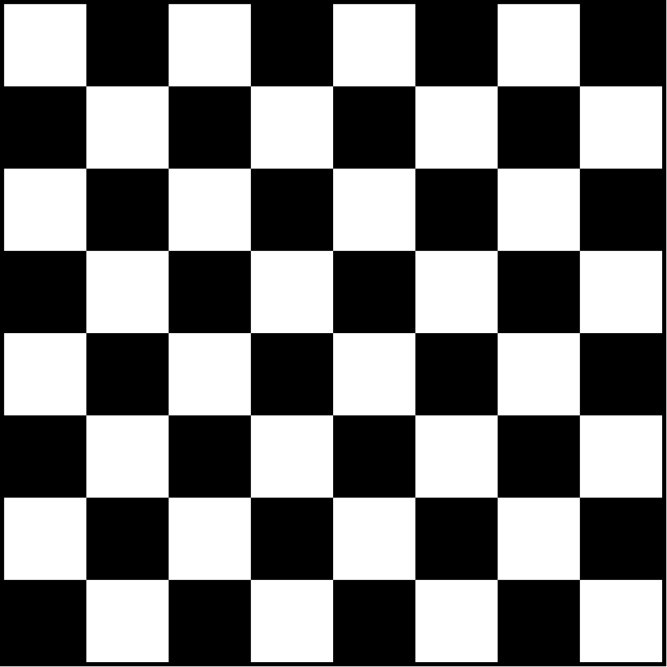
#> input picture images/220.png, 2000 x 2000 px, given in place of the camera (shown at 1/3 size)
$ python detection.py
#> lines starting #> are read from the running program, lines starting #| are printed output that depends on the picture; after the words box and inside, x2 and y2 are one past the last pixel; in counts of white or black regions, pixels touching at a corner belong together

import cv2
import numpy as np
import imutils

def image_warp(name):
    frame = cv2.imread(name)

    x1 = 520
    x2 = 1399
    y1 = 53
    y2 = 920

    frame = frame[y1:y2, x1:x2]

    cv2.imwrite('test.png', frame)

    gray_frame = cv2.cvtColor(frame, cv2.COLOR_BGR2GRAY)
    img_blurred = cv2.GaussianBlur(gray_frame, (5, 5), 1)
    edge_image_blurred = cv2.Canny(img_blurred, 60, 180)

    kernel = np.ones((5, 5))
    imgDil = cv2.dilate(edge_image_blurred, kernel, iterations=2)

    key_points = cv2.findContours(imgDil, cv2.RETR_EXTERNAL, cv2.CHAIN_APPROX_SIMPLE)
    contours = imutils.grab_contours(key_points)

    biggest_contour = np.array([])
    for contour in contours:
        area = cv2.contourArea(contour)
        if area > 1000:
            perimeter = cv2.arcLength(contour, True)
            approximation = cv2.approxPolyDP(contour, 0.05 * perimeter, True)
            if len(approximation) == 4:
                biggest_contour = approximation
    if biggest_contour.size != 0:
        cv2.drawContours(frame, biggest_contour, -1, (0, 255, 0), 15)

    def index(x,y):
        return biggest_contour[x][0][y]

    width,height = 600,600

    pts1 = np.float32([[index(2,0),index(2,1)],[index(3,0),index(3,1)],[index(1,0),index(1,1)],[index(0,0),index(0,1)]])
    pts2 = np.float32([[0,0],[width,0],[0,height],[width,height]])

    matrix = cv2.getPerspectiveTransform(pts1,pts2)

    frame = cv2.warpPerspective(frame,matrix,(width,height))

    rotate_vertical = imutils.rotate(frame, angle=270)
    rotate_horizontal = cv2.flip(rotate_vertical, 1)

    cv2.imwrite('images/warped.png', rotate_horizontal)

    gray = cv2.cvtColor(frame, cv2.COLOR_BGR2GRAY)

    harris_corners= cv2.cornerHarris(gray, 3, 3, 0.05)

    kernel= np.ones((7,7), np.uint8)

    harris_corners= cv2.dilate(harris_corners, kernel, iterations= 2)


    frame[harris_corners > 0.025 * harris_corners.max()]= [255,127,127]
    harris_corners = cv2.dilate(harris_corners, None)
    ret, harris_corners = cv2.threshold(harris_corners,0.1*harris_corners.max(),255,0)

    harris_corners = np.uint8(harris_corners)
    ret, labels, stats, centroids = cv2.connectedComponentsWithStats(harris_corners)

    criteria = (cv2.TERM_CRITERIA_EPS + cv2.TERM_CRITERIA_MAX_ITER, 100, 0.1)
    global corners
    corners = cv2.cornerSubPix(gray,np.float32(centroids),(5,5),(-1,-1),criteria)

    cv2.imwrite('all-points.png',frame)

    return square_detection()

def board_array_creation(x):
    mat = np.zeros((9,9),dtype=object)

    # i dont care how fucking redundant and schizophrinic this is, i just need it to work <3

    if x == True:
        for i in range(0,9,+1):
            for j in range(0,9,+1):
                if j == 0:
                    mat[i][j] = 3
                elif j == 1:
                    mat[i][j] = 80
                elif j == 2:
                    mat[i][j] = 151
                elif j == 3:
                    mat[i][j] = 228
                elif j == 4:
                    mat[i][j] = 298
                elif j == 5:
                    mat[i][j] = 375
                elif j == 6:
                    mat[i][j] = 445
                elif j == 7:
                    mat[i][j] = 520
                elif j == 8:
                    mat[i][j] = 595
    else:
        for i in range(0,9,+1):
            for j in range(0,9,+1):
                if i == 0:
                    mat[i][j] = 3
                elif i == 1:
                    mat[i][j] = 78
                elif i == 2:
                    mat[i][j] = 150
                elif i == 3:
                    mat[i][j] = 225
                elif i == 4:
                    mat[i][j] = 298
                elif i == 5:
                    mat[i][j] = 372
                elif i == 6:
                    mat[i][j] = 446
                elif i == 7:
                    mat[i][j] = 520
                elif i == 8:
                    mat[i][j] = 596
    return mat

def color_detection(x1, x2, y1, y2):
    new_frame = cv2.imread('images/warped.png') # update this to intially start with an image
    new_frame = new_frame[y1+10:y2-10 , x1+10:x2-10]
    #new_frame = new_frame[30:50 , 30:40]
    cv2.imwrite('images/square.png', new_frame)
    hsv = cv2.cvtColor(new_frame, cv2.COLOR_BGR2HSV)

    # Define the range of purple color in HSV
    lower_purple = (120, 50, 50)
    upper_purple = (150, 255, 255)

    # Define the range of red color in HSV
    lower_red1 = (0, 50, 50)
    upper_red1 = (10, 255, 255)
    lower_red2 = (170, 50, 50)
    upper_red2 = (180, 255, 255)

    # Threshold the HSV image to get purple and red colors
    mask_purple = cv2.inRange(hsv, lower_purple, upper_purple)
    mask_red1 = cv2.inRange(hsv, lower_red1, upper_red1)
    mask_red2 = cv2.inRange(hsv, lower_red2, upper_red2)

    # Combine the masks for purple and red colors
    mask = cv2.bitwise_or(mask_purple, mask_red1)
    mask = cv2.bitwise_or(mask, mask_red2)

    # cv2.imshow('yes',new_frame)
    # cv2.waitKey(0)
    # cv2.destroyAllWindows()

    # Check if any purple pixels were found
    if cv2.countNonZero(mask) > 0:
        return "o"
    else:
        return "e"

def square_detection():
    x_arr = board_array_creation(True)
    y_arr = board_array_creation(False)

    board_mat = np.zeros((8,8),dtype=object)

    k = 0

    for i in range(0, len(x_arr) - 1, 1):
        for j in range(0, len(y_arr)- 1,1):
            x1_coord = x_arr[i][j]
            y1_coord = y_arr[i][j]
            x2_coord = x_arr[i+1][j+1]
            y2_coord = y_arr[i+1][j+1]
            # print(x1_coord,y1_coord)
            # print(x2_coord, y2_coord)
            rgb_val = color_detection(x1_coord, x2_coord, y1_coord, y2_coord)
            k+=1
            board_mat[i][j] = rgb_val
    print("-------------------------------------")
    print(board_mat)
    print("-------------------------------------")
    return board_mat

cap = cv2.VideoCapture(0)

while(True):
    ret, frame = cap.read()
#> frame is the input picture: shape (2000, 2000, 3); mean B, G, R 124.6, 124.6, 124.6

    if ret:
        break

    else:
        print("No images detected!")

cv2.imwrite('images/capture.png', frame)

image_warp('images/capture.png')
#> in image_warp, `edge_image_blurred = cv2.Canny(img_blurred, 60, 180)`:
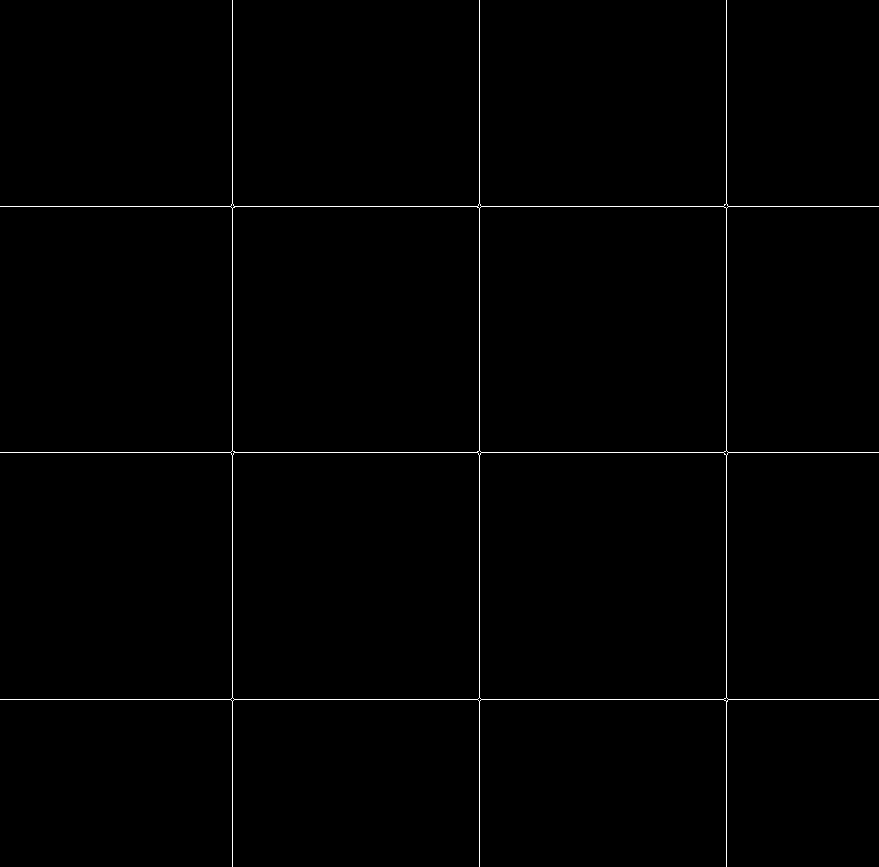
#> edge_image_blurred: shape (867, 879); 0.69% white in thin lines or dots
#> in image_warp, `imgDil = cv2.dilate(edge_image_blurred, kernel, iterations=2)`:
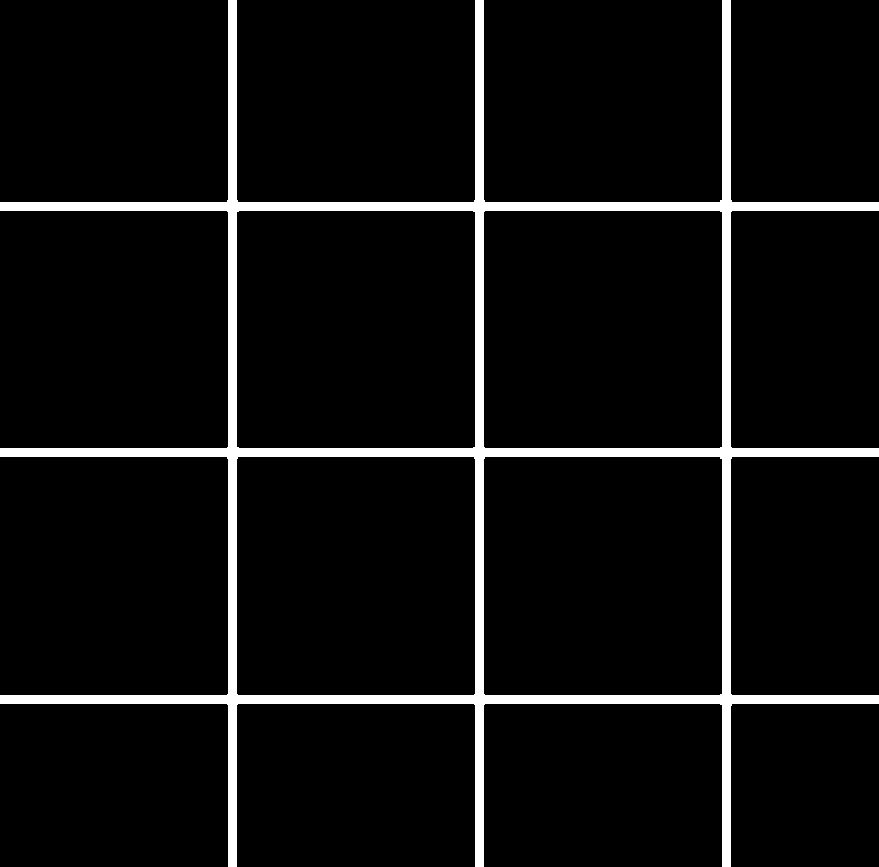
#> imgDil: shape (867, 879); 6.1% white; 1 white region
#> in image_warp, `key_points = cv2.findContours(imgDil, cv2.RETR_EXTERNAL, cv2.CHAIN_APP..`: key_points = 1 contour; box (x1, y1, x2, y2) and area: (0, 0, 879, 867) 269338
#> in image_warp, `contours = imutils.grab_contours(key_points)`: contours has the same summary as key_points
#> the loop in image_warp, `for contour in contours:` made 1 pass
#> (area, perimeter, biggest_contour) on pass 1: (269338, 6428.6, [[228, 0], [0, 703], [730, 866], [878, 202]])
#> in image_warp, `cv2.drawContours(frame, biggest_contour, -1, (0, 255, 0), 15)`:
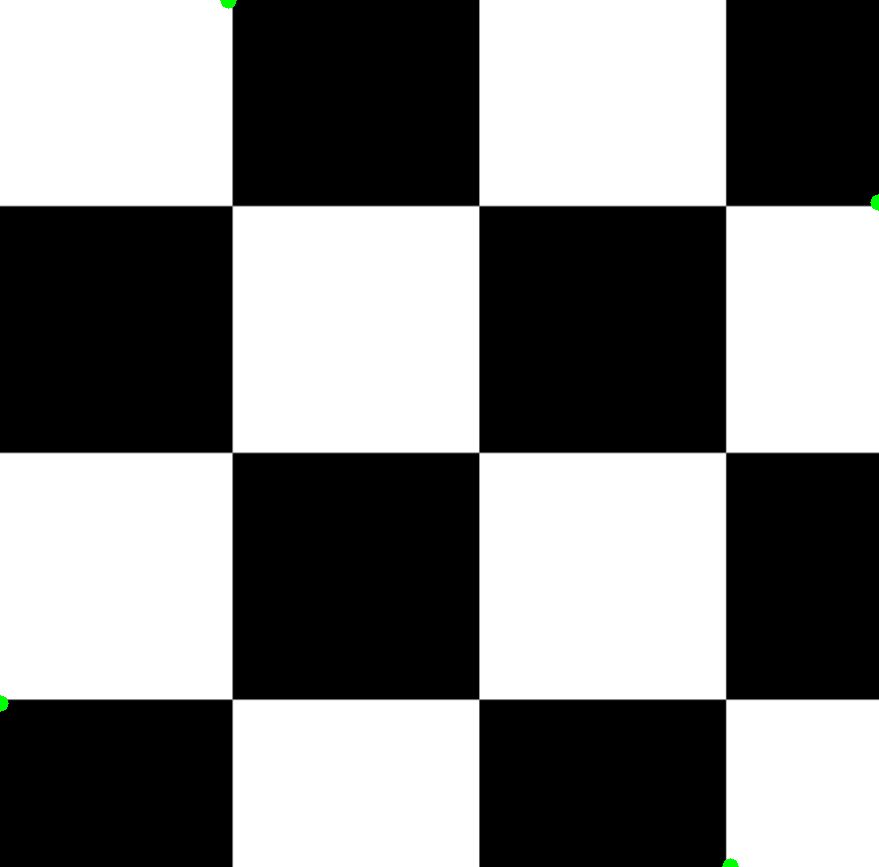
#> frame: shape (867, 879, 3); mean B, G, R 127.9, 128.1, 127.9
#> in image_warp, `pts1 = np.float32([[index(2,0),index(2,1)],[index(3,0),index(3,1)],[in..`: pts1 = [[730, 866], [878, 202], [0, 703], [228, 0]]
#> in image_warp, `matrix = cv2.getPerspectiveTransform(pts1,pts2)`: matrix = [[0.172, -0.77, 541.4], [-0.835, -0.186, 771.1], [-0.000142, 9.52e-05, 1]]
#> in image_warp, `rotate_vertical = imutils.rotate(frame, angle=270)`:
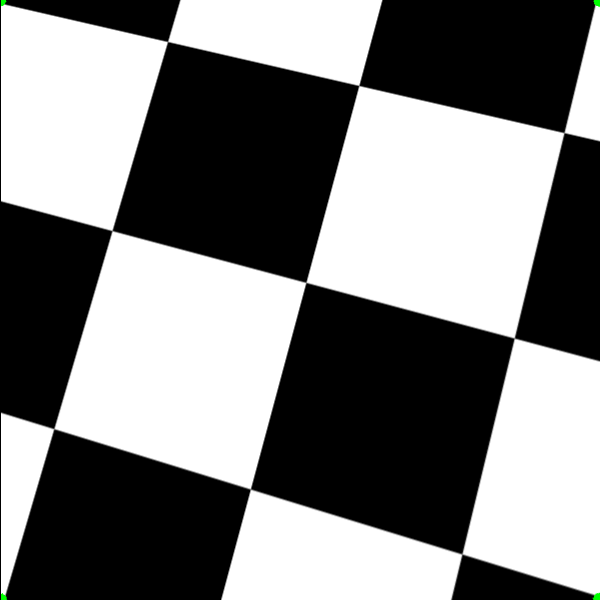
#> rotate_vertical: shape (600, 600, 3); mean B, G, R 127.2, 127.3, 127.2
#> in image_warp, `rotate_horizontal = cv2.flip(rotate_vertical, 1)`:
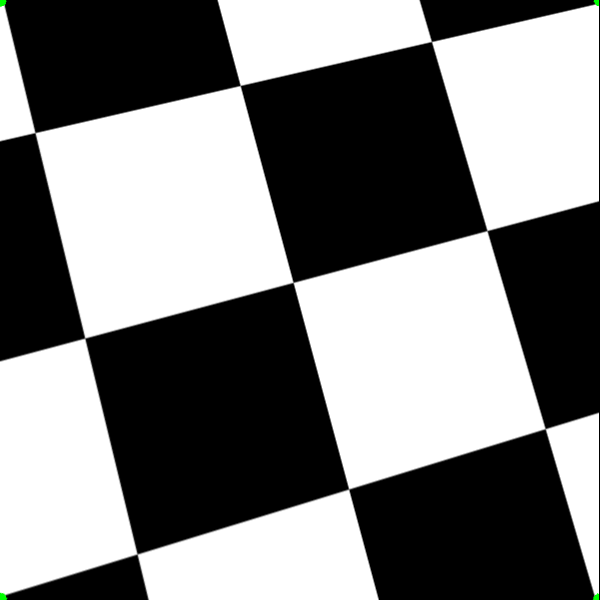
#> rotate_horizontal: shape (600, 600, 3); mean B, G, R 127.2, 127.3, 127.2
#> in image_warp, `frame[harris_corners > 0.025 * harris_corners.max()]= [255,127,127]`:
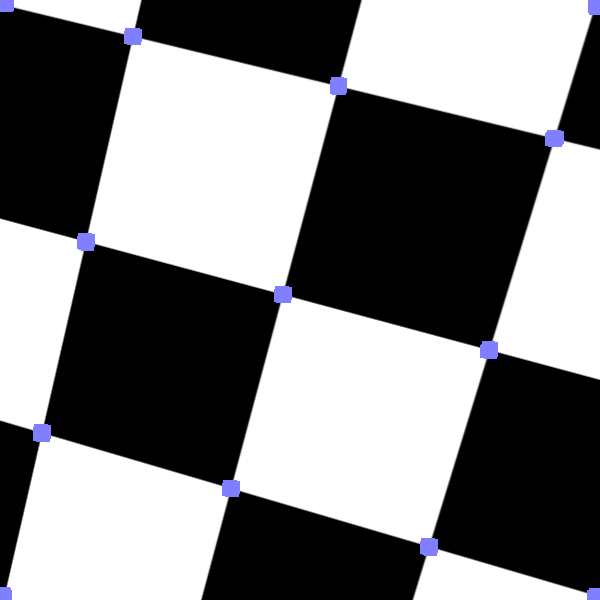
#> frame: shape (600, 600, 3); mean B, G, R 128.7, 127.5, 127.5
#> in image_warp, `ret, harris_corners = cv2.threshold(harris_corners,0.1*harris_corners...`: harris_corners: shape (600, 600) float32; 1.1% white; 13 white regions, largest, box (x1, y1, x2, y2) and area: (76, 232, 96, 251) 369, (123, 27, 143, 46) 368, (273, 285, 293, 304) 368
#> in image_warp, `ret, harris_corners = cv2.threshold(harris_corners,0.1*harris_corners...`: ret = 0.00317
#> in image_warp, `ret, labels, stats, centroids = cv2.connectedComponentsWithStats(harri..`: labels: shape (600, 600) int32; 14 distinct labels, from 0 to 13
#> in image_warp, `ret, labels, stats, centroids = cv2.connectedComponentsWithStats(harri..`: ret = 14; stats = 14 rows, first 6: [0, 0, 600, 600, 356040], [0, 0, 15, 13, 193], [588, 0, 12, 16, 192], [123, 27, 20, 19, 368], [329, 77, 19, 19, 352], [545, 129, 19, 19, 353]; centroids = 14 rows, first 8: [299.6, 299.6], [6.93, 5.94], [593.5, 7.5], [132.5, 36], [338, 85.97], [554, 138], [85.48, 241], [282.5, 294]
#> in image_warp, `corners = cv2.cornerSubPix(gray,np.float32(centroids),(5,5),(-1,-1),cr..`: corners = 14 rows, first 8: [300.3, 298.9], [5.63, 5.28], [594.4, 6.75], [132.6, 35.99], [338.1, 85.73], [554, 138.1], [85.47, 241.2], [282.4, 294.1]
#> in color_detection, `new_frame = new_frame[y1+10:y2-10 , x1+10:x2-10]`:
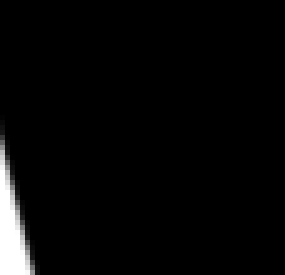
#> new_frame: shape (55, 57, 3) (shown 5 times larger); min 0, max 255, mean 7.6
#> in color_detection, `hsv = cv2.cvtColor(new_frame, cv2.COLOR_BGR2HSV)`: hsv: shape (55, 57, 3); mean H, S, V 0, 0, 7.6
#> in color_detection, `mask_purple = cv2.inRange(hsv, lower_purple, upper_purple)`: mask_purple: shape (55, 57); every value is 0
